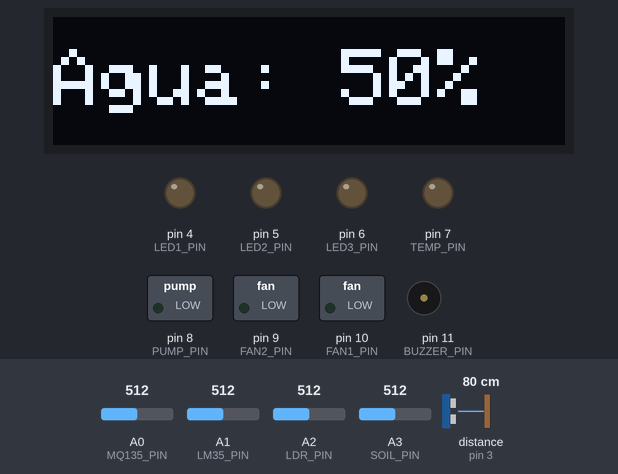
Bench run of a sketch on a simulated Arduino Uno, built with avr-gcc and run on an emulated ATmega328P. Parts: 128×32 one-colour display, switched loads named in the sketch (green lamp = pin HIGH), output pins drawn as LEDs (lit = HIGH), buzzer (waves = sounding). Wiring (inferred from the names in the program): ultrasonic range finder: trigger pin 2; echo pin 3. The test bench sets the inputs (shaded band); at power-on: A0 (MQ135_PIN) = 512, A1 (LM35_PIN) = 512, A2 (LDR_PIN) = 512, A3 (SOIL_PIN) = 512, distance to the obstacle (sensor on pin 3) 80 cm. The echo pulse lasts 58.3 µs per cm; pins used as bus, display or sensor lines are not drawn; what the sketch prints to the serial monitor is not drawn.

Above: at 0.1 s.
At 9.94 s:
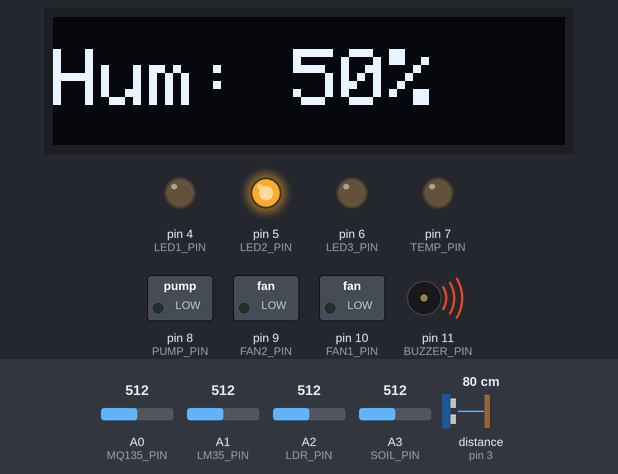
At 15.36 s:
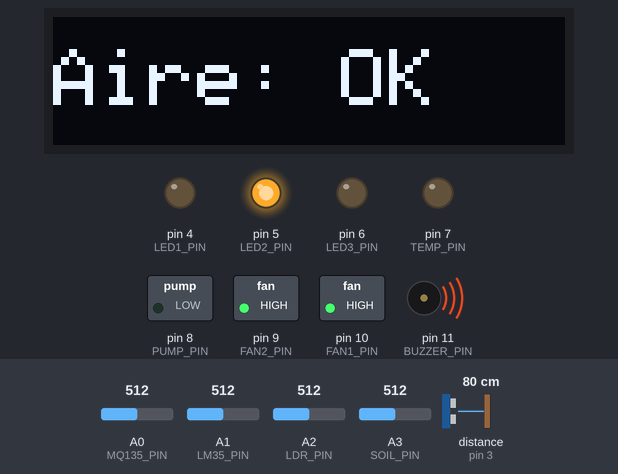
At 20.92 s:
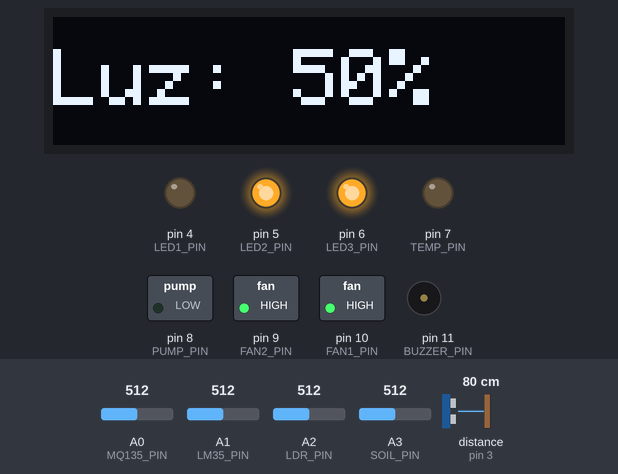
At 28.97 s:
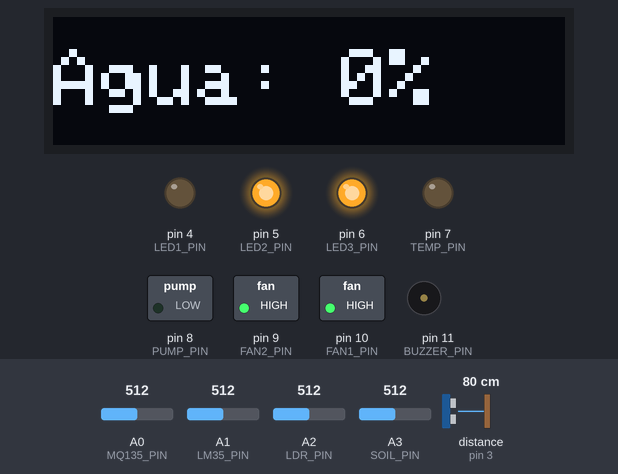
At 39.26 s:
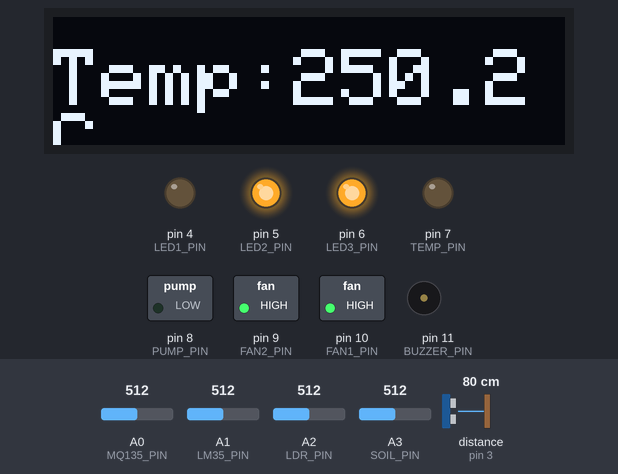
Timing chart, 0 to 40.0 s (numbered marks = the images above):
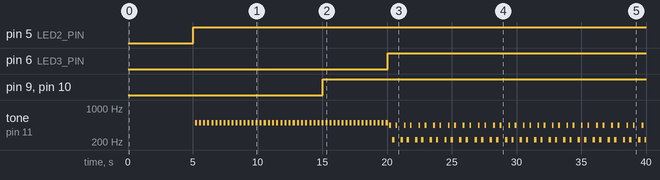

The sketch:

Codigo.ino
```cpp
#include <Wire.h>
#include <Adafruit_GFX.h>
#include <Adafruit_SSD1306.h>

#define SCREEN_WIDTH 128
#define SCREEN_HEIGHT 32

Adafruit_SSD1306 display(SCREEN_WIDTH, SCREEN_HEIGHT, &Wire, -1);

// ===== PINES =====
const int TRIG_PIN = 2;
const int ECHO_PIN = 3;
const int LED1_PIN = 4; // Luz de apoyo (LDR)
const int LED2_PIN = 5; // Falta de agua en tanque (Ultrasonido)
const int LED3_PIN = 6; // Aire malo (MQ135)

const int TEMP_PIN = 7;  // Calefacción
const int PUMP_PIN = 8;  // Bomba de riego
const int FAN1_PIN = 10; // Ventilador 1
const int FAN2_PIN = 9;  // Ventilador 2
const int BUZZER_PIN = 11;

const int LM35_PIN = A1;
const int SOIL_PIN = A3;
const int MQ135_PIN = A0;
const int LDR_PIN = A2;

// ===== UMBRALES =====
const float NIVEL_MAX = 6.47;  // Distancia con tanque lleno (cm)
const float NIVEL_MIN = 13.0;  // Distancia con tanque vacío (cm)

const int SOIL_SECO = 494;   // Lectura ADC que representa 0% de humedad
const int SOIL_HUMEDO = 421; // Lectura ADC que representa 100% de humedad

const int LDR_SOMBRA = 250;  // Umbral de oscuridad/sombra
const int LDR_MAX = 440;

const int MQ_MALO = 170;
const int MQ_PELIGRO = 250;

// ===== TIEMPOS DE RIEGO POR PULSOS =====
const unsigned long DURACION_RIEGO = 10000;  // 10 segundos de riego activado
const unsigned long COOLDOWN_RIEGO = 300000; // 5 minutos de reposo/absorción (300.000 ms)

bool bombaActiva = false;
unsigned long tiempoInicioBomba = 0;
unsigned long tiempoFinBomba = 0;
bool primeraVezRiego = true;

// ===== MÁQUINA DE ESTADOS / ROTACIÓN DE SENSORES =====
enum TareaSensor {
  TAREA_AGUA = 0,
  TAREA_SUELO,
  TAREA_TEMP,
  TAREA_MQ,
  TAREA_LUZ
};

TareaSensor tareaActual = TAREA_AGUA;
unsigned long tiempoInicioTarea = 0;
const unsigned long DURACION_TAREA = 5000; // 5 segundos por cada sensor

// ===== VARIABLES PERSISTENTES DE LECTURA =====
float distanciaGuardada = 10.0;
int aguaPctGuardado = 50;
bool tanqueVacio = false;

int sueloRawGuardado = 450;
int sueloPctGuardado = 50;

float tempGuardada = 20.0;
bool ventiladorPorTemp = false;

int mqRawGuardado = 100;
bool ventiladorPorMQ = false;

int ldrRawGuardado = 300;
int luzPctGuardado = 50;

bool buzzerAgua = false;
bool buzzerMQ = false;

// Acumuladores de muestras
float sumaLecturas = 0;
int cantidadMuestras = 0;
unsigned long ultimoMuestreo = 0;

// ===== ESTRUCTURA Y PATRONES DEL BUZZER =====
struct PasoBeat {
  int frecuencia; // 0 = silencio
  unsigned long duracionMs;
};

// Beat de alerta para calidad de aire (MQ-135 > 200)
PasoBeat beatReggaeton[] = {
  {220, 180},
  {0,    80},
  {440, 120},
  {0,    80},
  {220, 180},
  {0,    80},
  {440, 120},
  {0,   250}
};
const int TOTAL_PASOS_REGGAETON = 8;

// Pitido de alerta para tanque vacío
PasoBeat beatAgua[] = {
  {500, 150},
  {0,   150}
};
const int TOTAL_PASOS_AGUA = 2;

int pasoBeatActual = 0;
unsigned long ultimoCambioPasoBeat = 0;

// ===== LECTURA ANTI-RUIDO (DESCARGA DE RESIDUO EN ADC) =====
int analogReadLimpio(int pin) {
  analogRead(pin);          // Descarta la primera lectura residual del multiplexor
  delayMicroseconds(150);   // Tiempo de estabilización
  return analogRead(pin);   // Lectura real estable
}

// ===== FUNCIONES AUXILIARES DE CÁLCULO =====
float medirDistancia() {
  digitalWrite(TRIG_PIN, LOW);
  delayMicroseconds(2);

  digitalWrite(TRIG_PIN, HIGH);
  delayMicroseconds(10);

  digitalWrite(TRIG_PIN, LOW);

  long duracion = pulseIn(ECHO_PIN, HIGH, 30000); // Timeout a 30ms
  if (duracion == 0) return -1;

  return duracion * 0.0343 / 2.0;
}

int calcularPorcentajeAgua(float distancia) {
  int porcentaje = map(distancia * 100, NIVEL_MIN * 100, NIVEL_MAX * 100, 0, 100);
  return constrain(porcentaje, 0, 100);
}

int calcularPorcentajeSuelo(int raw) {
  int porcentaje = map(raw, SOIL_SECO, SOIL_HUMEDO, 0, 100);
  return constrain(porcentaje, 0, 100);
}

int calcularPorcentajeLuz(int raw) {
  int porcentaje = map(raw, 210, LDR_MAX, 0, 100);
  return constrain(porcentaje, 0, 100);
}

float leerTemperatura() {
  int lectura = analogReadLimpio(LM35_PIN);
  float voltaje = lectura * (5.0 / 1023.0);
  return voltaje * 100.0;
}

// ===== CONTROL NO BLOQUEANTE DE LA BOMBA DE RIEGO =====
void actualizarBomba(unsigned long tiempoActual) {
  if (bombaActiva) {
    // Apaga la bomba tras cumplir 10 segundos O de inmediato si el tanque se vacía
    if (tiempoActual - tiempoInicioBomba >= DURACION_RIEGO || tanqueVacio) {
      digitalWrite(PUMP_PIN, LOW);
      bombaActiva = false;
      tiempoFinBomba = tiempoActual; // Marca el tiempo inicial de los 5 min de descanso
      primeraVezRiego = false;
    }
  }
}

// ===== CONTROL NO BLOQUEANTE DEL BUZZER =====
void actualizarBuzzer(unsigned long tiempoActual) {
  if (buzzerMQ) {
    PasoBeat paso = beatReggaeton[pasoBeatActual];
    if (tiempoActual - ultimoCambioPasoBeat >= paso.duracionMs) {
      ultimoCambioPasoBeat = tiempoActual;
      pasoBeatActual = (pasoBeatActual + 1) % TOTAL_PASOS_REGGAETON;

      if (beatReggaeton[pasoBeatActual].frecuencia > 0) {
        tone(BUZZER_PIN, beatReggaeton[pasoBeatActual].frecuencia);
      } else {
        noTone(BUZZER_PIN);
      }
    }
  }
  else if (buzzerAgua) {
    PasoBeat paso = beatAgua[pasoBeatActual];
    if (tiempoActual - ultimoCambioPasoBeat >= paso.duracionMs) {
      ultimoCambioPasoBeat = tiempoActual;
      pasoBeatActual = (pasoBeatActual + 1) % TOTAL_PASOS_AGUA;

      if (beatAgua[pasoBeatActual].frecuencia > 0) {
        tone(BUZZER_PIN, beatAgua[pasoBeatActual].frecuencia);
      } else {
        noTone(BUZZER_PIN);
      }
    }
  }
  else {
    noTone(BUZZER_PIN);
    pasoBeatActual = 0;
  }
}

// ===== PANTALLA OLED =====
void actualizarOLED() {
  display.clearDisplay();
  display.setTextColor(SSD1306_WHITE);
  display.setTextSize(2);
  display.setCursor(0, 8);

  switch (tareaActual) {

    case TAREA_AGUA:
      display.print("Agua: ");
      display.print(aguaPctGuardado);
      display.print("%");
      break;

    case TAREA_SUELO:
      display.print("Hum: ");
      display.print(sueloPctGuardado);
      display.print("%");
      break;

    case TAREA_TEMP:
      display.print("Temp:");
      display.print(tempGuardada, 1);
      display.print("C");
      break;

    case TAREA_MQ:
      display.print("Aire:");
      if (mqRawGuardado < 170) {
        display.print(" OK");
      } else if (mqRawGuardado <= 200) {
        display.print("Medio");
      } else {
        display.print(" Malo");
      }
      break;

    case TAREA_LUZ:
      display.print("Luz: ");
      display.print(luzPctGuardado);
      display.print("%");
      break;
  }

  display.display();
}

void setup() {
  Serial.begin(9600);

  pinMode(TRIG_PIN, OUTPUT);
  pinMode(ECHO_PIN, INPUT);

  pinMode(LED1_PIN, OUTPUT);
  pinMode(LED2_PIN, OUTPUT);
  pinMode(LED3_PIN, OUTPUT);

  pinMode(TEMP_PIN, OUTPUT);
  pinMode(PUMP_PIN, OUTPUT);
  pinMode(FAN1_PIN, OUTPUT);
  pinMode(FAN2_PIN, OUTPUT);
  pinMode(BUZZER_PIN, OUTPUT);

  digitalWrite(LED1_PIN, LOW);
  digitalWrite(LED2_PIN, LOW);
  digitalWrite(LED3_PIN, LOW);
  digitalWrite(TEMP_PIN, LOW);
  digitalWrite(PUMP_PIN, LOW);
  digitalWrite(FAN1_PIN, LOW);
  digitalWrite(FAN2_PIN, LOW);
  digitalWrite(BUZZER_PIN, LOW);

  if (!display.begin(SSD1306_SWITCHCAPVCC, 0x3C)) {
    while (1); // Detiene el programa si la pantalla no responde
  }

  tiempoInicioTarea = millis();
}

void loop() {
  unsigned long tiempoActual = millis();

  // ========================================================
  // 1. MUESTREO DEL SENSOR ACTIVO (CADA 100 ms)
  // ========================================================
  if (tiempoActual - ultimoMuestreo >= 100) {
    ultimoMuestreo = tiempoActual;

    switch (tareaActual) {
      case TAREA_AGUA: {
        float d = medirDistancia();
        if (d >= 0) {
          sumaLecturas += d;
          cantidadMuestras++;
        }
        break;
      }
      case TAREA_SUELO:
        sumaLecturas += analogReadLimpio(SOIL_PIN);
        cantidadMuestras++;
        break;

      case TAREA_TEMP:
        sumaLecturas += leerTemperatura();
        cantidadMuestras++;
        break;

      case TAREA_MQ:
        sumaLecturas += analogReadLimpio(MQ135_PIN);
        cantidadMuestras++;
        break;

      case TAREA_LUZ:
        sumaLecturas += analogReadLimpio(LDR_PIN);
        cantidadMuestras++;
        break;
    }
  }

  // ========================================================
  // 2. CAMBIO DE SENSOR Y LÓGICA DE CONTROL (CADA 5 SEGUNDOS)
  // ========================================================
  if (tiempoActual - tiempoInicioTarea >= DURACION_TAREA) {

    float promedio = (cantidadMuestras > 0) ? (sumaLecturas / cantidadMuestras) : 0;

    switch (tareaActual) {

      case TAREA_AGUA:
        if (cantidadMuestras > 0) {
          distanciaGuardada = promedio;
          aguaPctGuardado = calcularPorcentajeAgua(distanciaGuardada);
          tanqueVacio = (distanciaGuardada >= NIVEL_MIN);

          digitalWrite(LED2_PIN, tanqueVacio);
          buzzerAgua = tanqueVacio;
        }
        break;

      case TAREA_SUELO:
        if (cantidadMuestras > 0) {
          sueloRawGuardado = (int)promedio;
          sueloPctGuardado = calcularPorcentajeSuelo(sueloRawGuardado);

          // Valida si transcurrieron los 5 minutos de reposo tras el último riego
          bool cooldownSuperado = primeraVezRiego || (tiempoActual - tiempoFinBomba >= COOLDOWN_RIEGO);

          // Si humedad < 60%, hay agua y pasaron los 5 min, arranca pulso de 10s
          if (sueloPctGuardado < 60 && !tanqueVacio && !bombaActiva && cooldownSuperado) {
            digitalWrite(PUMP_PIN, HIGH);
            bombaActiva = true;
            tiempoInicioBomba = tiempoActual;
          }
        }
        break;

      case TAREA_TEMP:
        if (cantidadMuestras > 0) {
          tempGuardada = promedio;

          digitalWrite(TEMP_PIN, (tempGuardada < 12.0)); // Calefacción si < 12°C
          ventiladorPorTemp = (tempGuardada > 25.0);    // Ventilación si > 25°C
        }
        break;

      case TAREA_MQ:
        if (cantidadMuestras > 0) {
          mqRawGuardado = (int)promedio;

          bool aireMalo = (mqRawGuardado > 200);
          digitalWrite(LED3_PIN, aireMalo);
          buzzerMQ = aireMalo;
          ventiladorPorMQ = aireMalo;
        }
        break;

      case TAREA_LUZ:
        if (cantidadMuestras > 0) {
          ldrRawGuardado = (int)promedio;
          luzPctGuardado = calcularPorcentajeLuz(ldrRawGuardado);

          digitalWrite(LED1_PIN, (ldrRawGuardado < LDR_SOMBRA)); // Luz si hay sombra/oscuridad
        }
        break;
    }

    // Control de ventiladores (se activan si lo pide la temperatura O la calidad de aire)
    bool estadoVentiladores = (ventiladorPorTemp || ventiladorPorMQ);
    digitalWrite(FAN1_PIN, estadoVentiladores);
    digitalWrite(FAN2_PIN, estadoVentiladores);

    // Monitoreo por puerto Serial (útil para depuración)
    Serial.print("Sensor "); Serial.print(tareaActual + 1);
    Serial.print("/5 | Temp: "); Serial.print(tempGuardada, 1);
    Serial.print("C | Hum.Suelo: "); Serial.print(sueloPctGuardado);
    Serial.print("% (Raw: "); Serial.print(sueloRawGuardado);
    Serial.print(") | MQ: "); Serial.print(mqRawGuardado);
    Serial.print(" | Luz: "); Serial.print(luzPctGuardado);
    Serial.print("% | Agua: "); Serial.print(aguaPctGuardado);
    Serial.println("%");

    // Siguiente sensor en la ronda
    tareaActual = (TareaSensor)((tareaActual + 1) % 5);

    // Reiniciar contadores para la siguiente ventana de 5s
    sumaLecturas = 0;
    cantidadMuestras = 0;
    tiempoInicioTarea = tiempoActual;
  }

  // ========================================================
  // 3. EJECUCIÓN CONTINUA (NO BLOQUEANTE)
  // ========================================================
  actualizarBomba(tiempoActual);
  actualizarBuzzer(tiempoActual);
  actualizarOLED();
}
```

Measured:
- by itself, pin 5 (LED2_PIN): LOW → HIGH at 5.0 s
- by itself, pin 6 (LED3_PIN): LOW → HIGH at 20.1 s
- by itself, pin 9 (FAN2_PIN), pin 10 (FAN1_PIN): LOW → HIGH at 15.1 s
- by itself, tone on pin 11 (BUZZER_PIN): plays 500 Hz for 0.16 s, 500 Hz for 0.16 s, 500 Hz for 0.16 s, 500 Hz for 0.16 s, 500 Hz for 0.16 s, 500 Hz for 0.16 s … (118 notes in this stretch)
